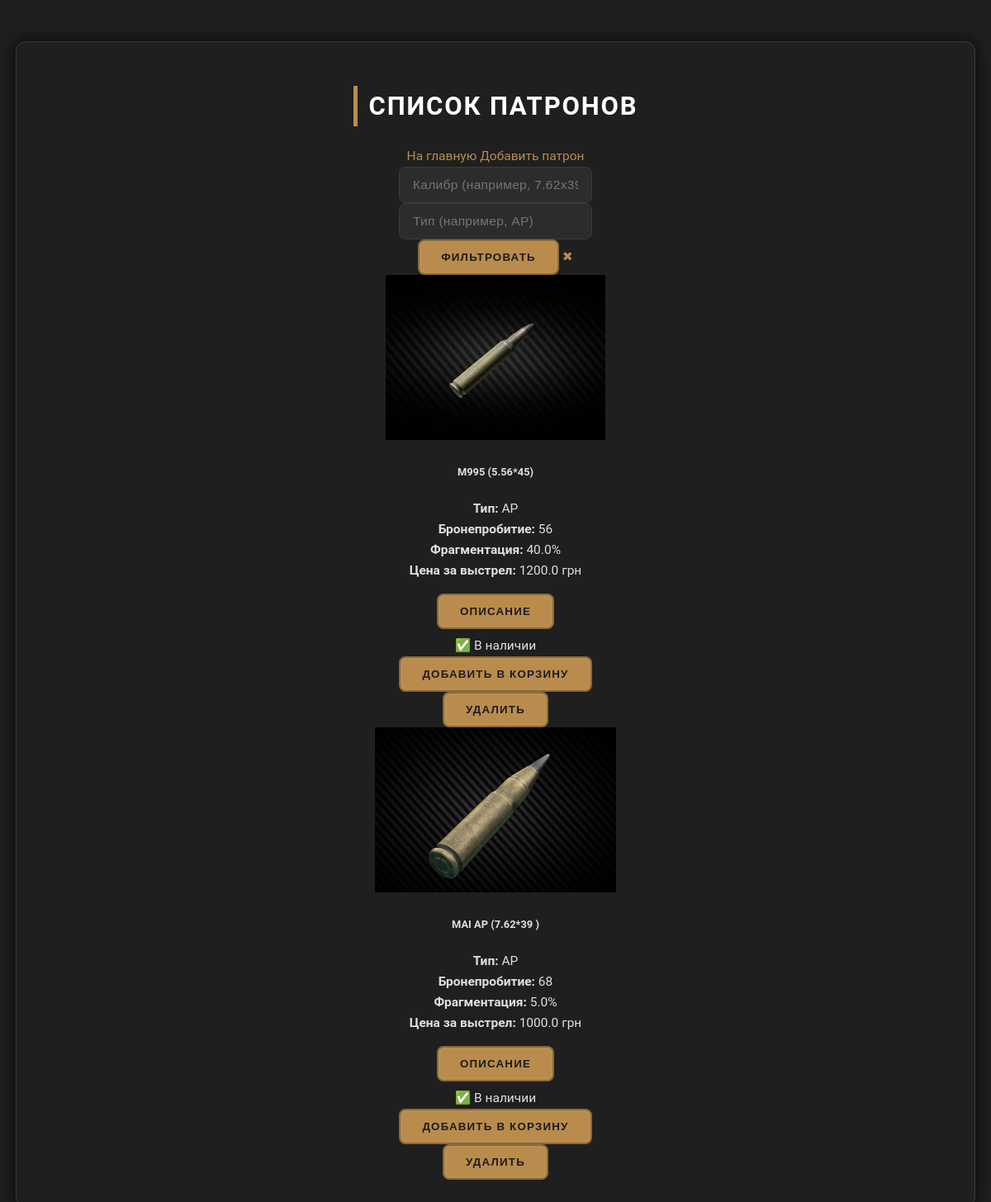
Screenshot of /products/ with the database file from the repository.
### store/models.py (models this page shows, shortened)
class Product(models.Model):
    caliber = models.CharField(max_length=50)
    ammo_type = models.CharField(max_length=50)
    designation = models.CharField(max_length=100)
    penetration = models.IntegerField()
    fragmentation = models.FloatField()
    price = models.FloatField()
    image = models.ImageField(upload_to='uploads/', blank=True, null=True)
    description = models.TextField(blank=True, null=True)
    availability_status = models.CharField(max_length=50, blank=True, null=True)
    restock_hours = models.IntegerField(blank=True, null=True)

### store/views.py (the view)
# urls.py: path('products/', views.products_view, name='products'),
def products_view(request):
    products = Product.objects.all()
    caliber = request.GET.get('caliber', '').strip()
    ammo_type = request.GET.get('ammo_type', '').strip()
    if caliber:
        products = products.filter(caliber__icontains=caliber)
    if ammo_type:
        products = products.filter(ammo_type__icontains=ammo_type)
    return render(request, 'products.html', {'items': products})

### store/templates/products.html (shortened to what this page needs)
{% load static %}
<!doctype html>
<html lang="ru">
<head>
    <link rel="stylesheet" href="{% static 'style.css' %}">
</head>
<body class="container mt-4">
    <h1 class="mb-4">Список патронов</h1>
    <div class="mb-3 d-flex gap-2">
        <a href="{% url 'index' %}" class="btn btn-secondary">На главную</a>
        <a href="{% url 'add_product' %}" class="btn btn-primary">Добавить патрон</a>
    </div>
    <form method="get" class="row g-3 mb-4">
        <div class="col-md-5">
            <input type="text" name="caliber" class="form-control"
                   placeholder="Калибр (например, 7.62x39)" value="{{ request.GET.caliber }}">
        </div>
        <div class="col-md-5">
            <input type="text" name="ammo_type" class="form-control"
                   placeholder="Тип (например, AP)" value="{{ request.GET.ammo_type }}">
        </div>
        <div class="col-md-2 d-flex gap-2">
            <button type="submit" class="btn btn-outline-success w-100">Фильтровать</button>
            <a href="{% url 'products' %}" class="btn btn-outline-secondary">✖</a>
        </div>
    </form>
    {% if items %}
    <div class="row row-cols-1 row-cols-md-2 row-cols-lg-3 g-4">
        {% for item in items %}
        <div class="col">
            <div class="card h-100 shadow-sm">
                {% if item.image %}
                    <img src="{{ item.image.url }}" class="card-img-top" alt="Фото патрона">
                {% endif %}
                <div class="card-body">
                    <h5 class="card-title">{{ item.designation }} ({{ item.caliber }})</h5>
                    <p class="card-text">
                        <strong>Тип:</strong> {{ item.ammo_type }}<br>
                        <strong>Бронепробитие:</strong> {{ item.penetration }}<br>
                        <strong>Фрагментация:</strong> {{ item.fragmentation }}%<br>
                        <strong>Цена за выстрел:</strong> {{ item.price }} грн
                    </p>
                    {% if item.description %}
                        <button class="btn btn-outline-info btn-sm mb-2" type="button"
                                onclick="toggleDescription(this)">Описание</button>
                    {% endif %}
                    <div class="mb-2">
                        {% if item.availability_status == 'in_stock' %}
                            <span class="text-success">✅ В наличии</span>
                        {% elif item.availability_status == 'out_of_stock' %}
                            <span class="text-danger">❌ Нет в наличии</span>
                        {% elif item.availability_status == 'restocking' %}
                            <span class="text-warning">⏳ Завоз через {{ item.restock_hours }} ч.</span>
                        {% endif %}
                    </div>
                    <form action="{% url 'add_to_cart' item.id %}" method="post">
                        <button type="submit" class="btn btn-sm btn-success">Добавить в корзину</button>
                    </form>
                </div>
                <div class="card-footer text-end">
                    <form action="{% url 'delete_product' item.id %}" method="post"
                          onsubmit="return confirm('Удалить патрон?')">
                        <button type="submit" class="btn btn-sm btn-danger">Удалить</button>
                    </form>
                </div>
            </div>
        </div>
        {% endfor %}
    </div>
    {% else %}
        <p>Патроны отсутствуют.</p>
    {% endif %}
</body>
</html>

### static/style.css (style rules this page uses)
:root { --bg-dark: #121212; --bg-panel: #1f1f1f; --bg-highlight: #292929; --border-color: #3b3b3b; --text-primary: #e0e0e0; --text-secondary: #999; --accent: #b98c4d; --accent-hover: #d0a05a; --accent-border: #8a6939; --shadow-dark: rgba(0, 0, 0, 0.8); }
body { background-color: var(--bg-dark); color: var(--text-primary); font-family: "Roboto", "Segoe UI", Tahoma, Geneva, sans-serif; font-size: 15.5px; line-height: 1.6; margin: 0; padding: 0; display: flex; flex-direction: column; align-items: center; -webkit-font-smoothing: antialiased; -moz-osx-font-smoothing: grayscale; }
.container { max-width: 1080px; margin: 50px auto; padding: 32px 40px; background-color: var(--bg-panel); border-radius: 12px; border: 1px solid var(--border-color); box-shadow: 0 0 20px var(--shadow-dark); text-align: center; }
h1, h2, h3, h4 { color: #ffffff; font-weight: 700; text-transform: uppercase; border-left: 5px solid var(--accent); padding-left: 14px; margin-bottom: 1.5rem; letter-spacing: 0.06em; user-select: none; }
button, input[type="submit"], a.button { background-color: var(--accent); color: #1c1c1c; border: 2.5px solid var(--accent-border); padding: 12px 26px; border-radius: 8px; text-transform: uppercase; font-weight: 700; letter-spacing: 1.2px; cursor: pointer; transition: background-color 0.25s ease, transform 0.15s ease, box-shadow 0.25s ease; text-decoration: none; display: inline-block; box-shadow: inset 0 0 6px rgba(255 255 255 / 0.07); user-select: none; }
input, select, textarea { background-color: #2c2c2c; color: var(--text-primary); border: 1.5px solid var(--border-color); border-radius: 8px; padding: 12px 16px; font-size: 15.5px; transition: all 0.3s ease; font-weight: 500; letter-spacing: 0.02em; }
a { color: var(--accent); text-decoration: none; transition: color 0.25s ease; }

### store/templates/products.html (style rules this page uses)
.card-img-top { max-height: 200px; object-fit: contain; }

### rows the page displays
Product: image (picture), designation "M995", caliber "5.56*45", ammo_type "AP", penetration "56", fragmentation "40.0", price "1200.0", availability_status "✅ В наличии"
Product: image (picture), designation "MAI AP", caliber "7.62*39", ammo_type "AP", penetration "68", fragmentation "5.0", price "1000.0", availability_status "✅ В наличии"
